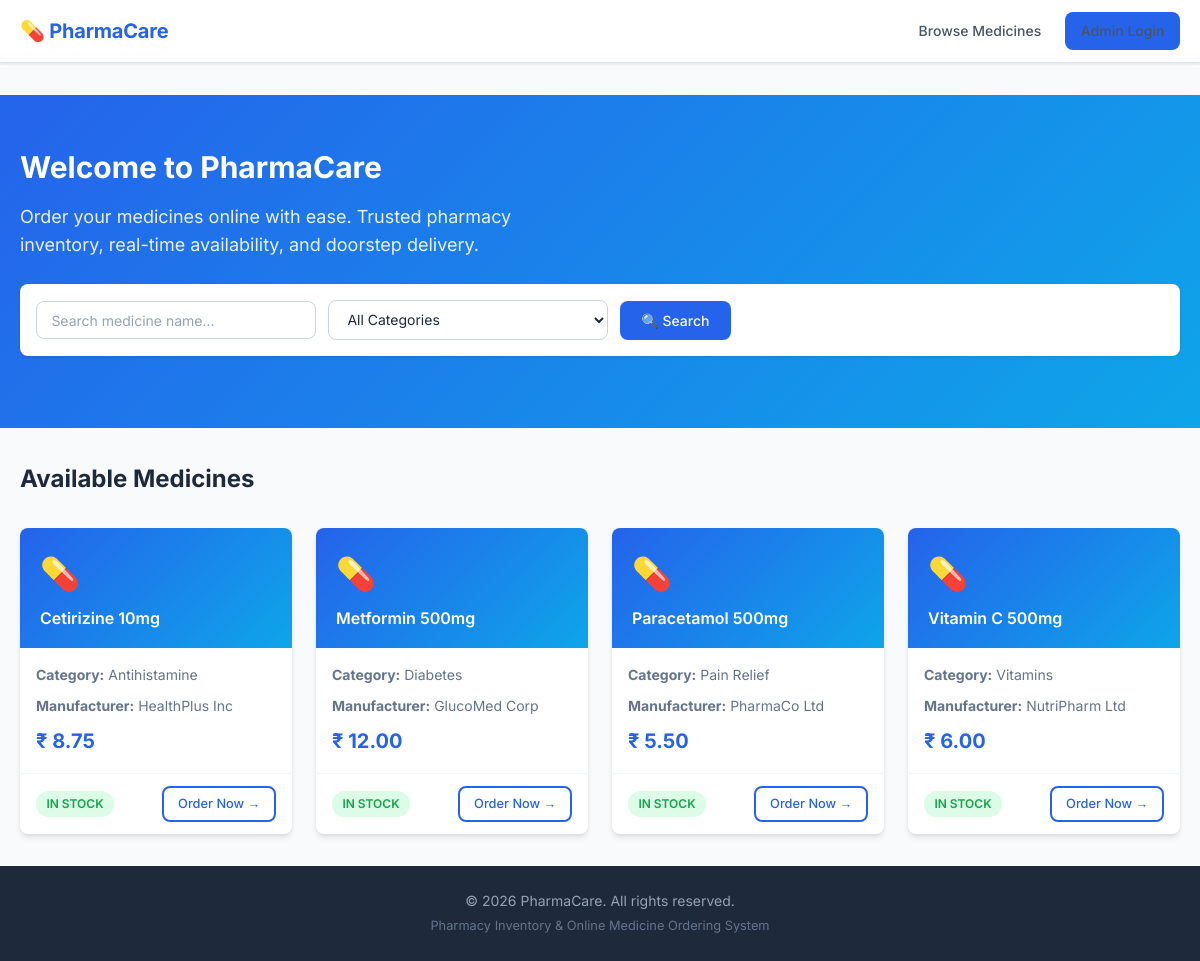
The page / on the database its author committed.
### tables this page shows
CREATE TABLE IF NOT EXISTS medicines (
    id             INT AUTO_INCREMENT PRIMARY KEY,
    name           VARCHAR(200) NOT NULL,
    category       VARCHAR(100) NOT NULL,
    manufacturer   VARCHAR(200) NOT NULL,
    batch_number   VARCHAR(100) NOT NULL,
    expiry_date    DATE         NOT NULL,
    price          DECIMAL(10,2) NOT NULL,
    stock_quantity INT          NOT NULL DEFAULT 0,
    created_at     TIMESTAMP    DEFAULT CURRENT_TIMESTAMP,
    updated_at     TIMESTAMP    DEFAULT CURRENT_TIMESTAMP ON UPDATE CURRENT_TIMESTAMP
);

### index.php (the view, shortened to what this page needs)
<?php
$db = getDB();
$search = trim($_GET['search'] ?? '');
$params = [];
$sql = "SELECT * FROM medicines WHERE expiry_date > CURDATE() AND stock_quantity > 0";
$sql .= " ORDER BY name ASC";
$stmt = $db->prepare($sql);
$stmt->execute($params);
$medicines = $stmt->fetchAll();
include 'includes/header.php';
?>
<div class="hero">
    <div class="container">
        <h1>Welcome to PharmaCare</h1>
        <p>Order your medicines online with ease. Trusted pharmacy inventory, real-time availability, and doorstep
            delivery.</p>
        <form action="index.php" method="GET" class="filter-bar">
            <input type="text" name="search" class="form-control" placeholder="Search medicine name..."
                value="<?= htmlspecialchars($search) ?>">
            <select name="category" class="form-control">
                <option value="">All Categories</option>
            </select>
            <button type="submit" class="btn btn-primary">🔍 Search</button>
        </form>
    </div>
</div>
<div class="container">
    <div class="page-header">
        <h2 class="page-title">
            <?= (empty($medicines)) ? 'No Medicines Found' : 'Available Medicines' ?>
        </h2>
    </div>
    <?php if (empty($medicines)): ?>
        <div class="empty-state">
            <div class="empty-icon">💊</div>
            <p>Our apologies, we couldn't find any medicines matching your criteria.</p>
        </div>
    <?php else: ?>
        <div class="medicines-grid">
            <?php foreach ($medicines as $med): ?>
                <div class="medicine-card">
                    <div class="medicine-card-header">
                        <div class="med-icon">💊</div>
                        <h3>
                            <?= htmlspecialchars($med['name']) ?>
                        </h3>
                    </div>
                    <div class="medicine-card-body">
                        <p class="meta"><strong>Category:</strong>
                            <?= htmlspecialchars($med['category']) ?>
                        </p>
                        <p class="meta"><strong>Manufacturer:</strong>
                            <?= htmlspecialchars($med['manufacturer']) ?>
                        </p>
                        <div class="price">₹
                            <?= number_format($med['price'], 2) ?>
                        </div>
                    </div>
                    <div class="medicine-card-footer">
                        <span class="badge badge-success">IN STOCK</span>
                        <a href="medicine_details.php?id=<?= $med['id'] ?>" class="btn btn-sm btn-outline">Order Now →</a>
                    </div>
                </div>
            <?php endforeach; ?>
        </div>
    <?php endif; ?>
</div>
<?php include 'includes/footer.php'; ?>

### css/style.css (style rules this page uses)
:root { --primary: #2563eb; --primary-dark: #1d4ed8; --primary-light: #dbeafe; --secondary: #0ea5e9; --accent: #7c3aed; --success: #16a34a; --success-bg: #dcfce7; --warning: #d97706; --warning-bg: #fef3c7; --danger: #dc2626; --danger-bg: #fee2e2; --info: #0891b2; --info-bg: #cffafe; --gray-50: #f8fafc; --gray-100: #f1f5f9; --gray-200: #e2e8f0; --gray-300: #cbd5e1; --gray-400: #94a3b8; --gray-500: #64748b; --gray-600: #475569; --gray-700: #334155; --gray-800: #1e293b; --gray-900: #0f172a; --max-width: 1200px; --border-radius: 8px; --shadow-sm: 0 1px 3px rgba(0, 0, 0, 0.1); --shadow: 0 4px 6px -1px rgba(0, 0, 0, 0.1), 0 2px 4px -1px rgba(0, 0, 0, 0.06); --shadow-lg: 0 10px 15px -3px rgba(0, 0, 0, 0.1), 0 4px 6px -2px rgba(0, 0, 0, 0.05); --font: "Inter", sans-serif; --text-sm: 0.875rem; --text-base: 1rem; --text-lg: 1.125rem; --text-xl: 1.25rem; --text-2xl: 1.5rem; --text-3xl: 1.875rem; }
*, *::before, *::after { box-sizing: border-box; margin: 0; padding: 0; }
html { scroll-behavior: smooth; }
body { font-family: var(--font); font-size: var(--text-base); color: var(--gray-800); background: var(--gray-50); line-height: 1.6; min-height: 100vh; display: flex; flex-direction: column; }
a { color: var(--primary); text-decoration: none; }
input, select, textarea, button { font-family: inherit; font-size: inherit; }
.container { width: 100%; max-width: var(--max-width); margin: 0 auto; padding: 0 1.25rem; }
.btn { display: inline-flex; align-items: center; gap: 0.4rem; padding: 0.55rem 1.2rem; border-radius: var(--border-radius); font-weight: 500; font-size: var(--text-sm); border: 2px solid transparent; cursor: pointer; text-decoration: none; transition: background 0.15s, color 0.15s, border-color 0.15s, box-shadow 0.15s; white-space: nowrap; }
.btn-sm { padding: 0.35rem 0.85rem; font-size: 0.8rem; }
.btn-primary { background: var(--primary); color: #fff; }
.btn-outline { background: transparent; border-color: var(--primary); color: var(--primary); }
.badge { display: inline-flex; align-items: center; padding: 0.2rem 0.65rem; border-radius: 9999px; font-size: 0.75rem; font-weight: 600; white-space: nowrap; }
.badge-success { background: var(--success-bg); color: var(--success); }
.form-control { width: 100%; padding: 0.6rem 0.9rem; border: 1.5px solid var(--gray-300); border-radius: var(--border-radius); font-size: var(--text-sm); color: var(--gray-800); transition: border-color 0.15s, box-shadow 0.15s; background: #fff; }
.form-control::placeholder { color: var(--gray-400); }
.page-title { font-size: var(--text-2xl); font-weight: 700; color: var(--gray-800); margin-bottom: 0.35rem; }
.page-header { display: flex; align-items: center; justify-content: space-between; margin-bottom: 1.5rem; flex-wrap: wrap; gap: 1rem; }
.medicines-grid { display: grid; grid-template-columns: repeat(auto-fill, minmax(260px, 1fr)); gap: 1.5rem; }
.medicine-card { background: #fff; border-radius: var(--border-radius); box-shadow: var(--shadow); display: flex; flex-direction: column; overflow: hidden; transition: transform 0.2s, box-shadow 0.2s; }
.medicine-card-header { background: linear-gradient(135deg, var(--primary) 0%, var(--secondary) 100%); padding: 1.25rem; color: #fff; }
.medicine-card-header .med-icon { font-size: 2rem; margin-bottom: 0.5rem; }
.medicine-card-header h3 { font-size: var(--text-base); font-weight: 600; line-height: 1.3; }
.medicine-card-body { padding: 1rem; flex: 1; display: flex; flex-direction: column; gap: 0.5rem; }
.medicine-card-body .meta { font-size: var(--text-sm); color: var(--gray-500); }
.medicine-card-body .price { font-size: var(--text-xl); font-weight: 700; color: var(--primary); }
.medicine-card-footer { padding: 0.75rem 1rem; border-top: 1px solid var(--gray-100); display: flex; justify-content: space-between; align-items: center; }
.filter-bar { display: flex; gap: 0.75rem; flex-wrap: wrap; align-items: center; margin-bottom: 1.5rem; background: #fff; padding: 1rem; border-radius: var(--border-radius); box-shadow: var(--shadow-sm); }
.filter-bar .form-control { max-width: 280px; }
.hero { background: linear-gradient(135deg, var(--primary) 0%, var(--secondary) 100%); color: #fff; padding: 3rem 0; margin-bottom: 2rem; }
.hero h1 { font-size: var(--text-3xl); font-weight: 700; margin-bottom: 0.75rem; }
.hero p { font-size: var(--text-lg); opacity: 0.9; margin-bottom: 1.5rem; max-width: 560px; }

### rows shown on the page
medicines: name "Cetirizine 10mg", category "Antihistamine", manufacturer "HealthPlus Inc", price "8.75"
medicines: name "Metformin 500mg", category "Diabetes", manufacturer "GlucoMed Corp", price "12.00"
medicines: name "Paracetamol 500mg", category "Pain Relief", manufacturer "PharmaCo Ltd", price "5.50"
medicines: name "Vitamin C 500mg", category "Vitamins", manufacturer "NutriPharm Ltd", price "6.00"
